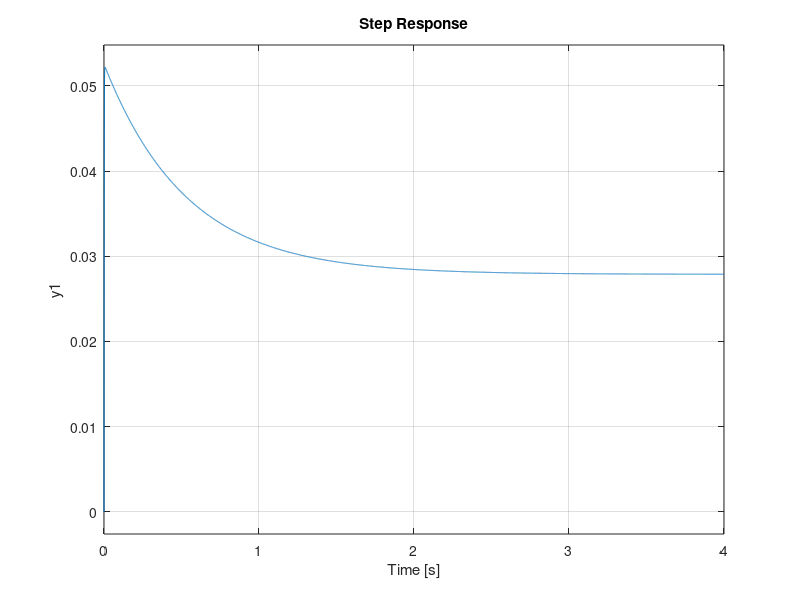

Reproduce this figure in MATLAB.
# Unidad 2; Ejercicio 2
pkg load control
close all; clear all; clc;
% Sistema 1
s = tf('s');
Kp = 31;
G1 = (53*(s + 1))/((s+10)*(s+100));
G2 = 1/s;
Kd = 16;

% Sin las re-alimentaciones
FT0 = Kp*G1*G2;
step(FT0);

% Re-alimentación de G1 y Kd
RealimG1 = feedback(G1,Kd);
RealimG1 = feedback(G1,Kd); # CONSULTA: Signo en feedback, re-alimentación + o -
FT1 = Kp*RealimG1*G2;
step(FT1);

% Re-alimentación de G2
RealimG2 = feedback(RealimG1,1);
RealimG2 = feedback(RealimG1,1,-1); # CONSULTA: Signo en feedback, re-alimentación + o -
step(RealimG2);



disp('Terminado')
